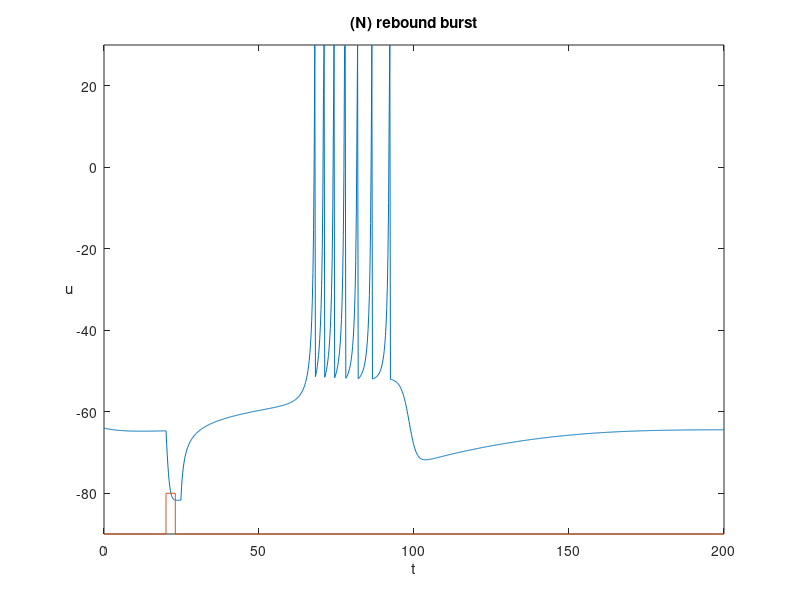
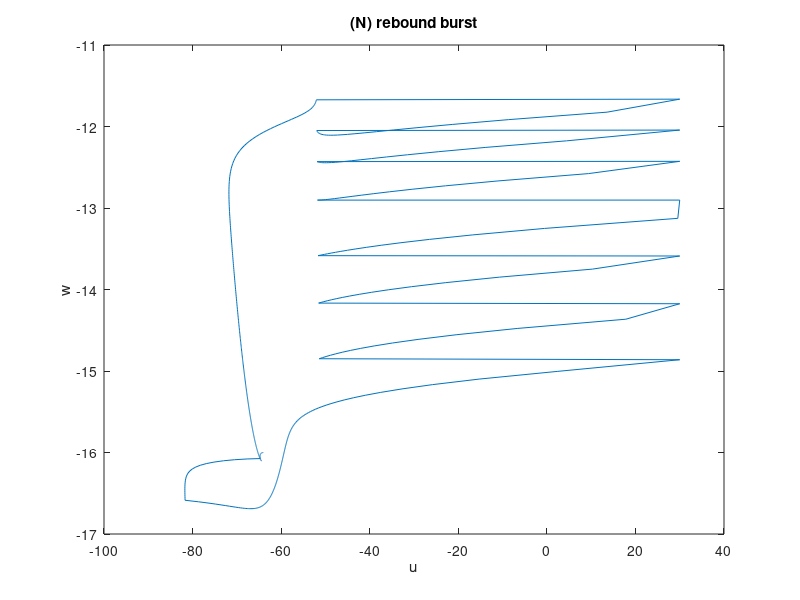

These charts were generated, in order, by the following MATLAB code:
a=0.03; b=0.25; c=-52;  d=0;

u = [];
w = [];
u(1) = -64;
w(1) = b*u(1);

uFiltered = [];  % memorizzo le u
wFiltered = []; % memorizzo le w

tau = 0.2;  % discretizzazione tempo
tspan = 0:tau:200;  % durata esperimento
T1 = tspan(end)/10;  % dopo quanto forniamo corrente 

i=1;

for t=tspan
    
    if (t>T1) & (t < T1+5) 
        I=-15;
    else
        I=0;
    end
  
    u(i+1) = u(i) + tau*(0.04*u(i)^2 + 5*u(i) + 140 - w(i) + I);
    
    if u(i+1)>30
        uFiltered(end+1) = 30;
    else
        uFiltered(end+1) = u(i+1);
    end
    
    w(i+1) = w(i) + tau*a*(b*u(i+1) - w(i));
    
    if u(i+1)>30
        u(i+1) = c;
        w(i+1) = w(i+1) + d;
    end
    
    wFiltered(end+1) = w(i+1);
    
    i = i+1;
end

%%
plot(tspan,uFiltered,[0 T1 T1 T1+3 T1+3 max(tspan)],-90+[0 0 10 10 0 0]);
axis([0 max(tspan) -90 30]) 
xlabel('t')
ylabel('u')
hYLabel = get(gca,'YLabel');
set(hYLabel,'rotation',0,'VerticalAlignment','middle')
title('(N) rebound burst');
savefig('./images/N_membrane.fig');

%%
plot(uFiltered, wFiltered);
xlabel('u');
ylabel('w');
title('(N) rebound burst');
savefig('./images/N_phase.fig');